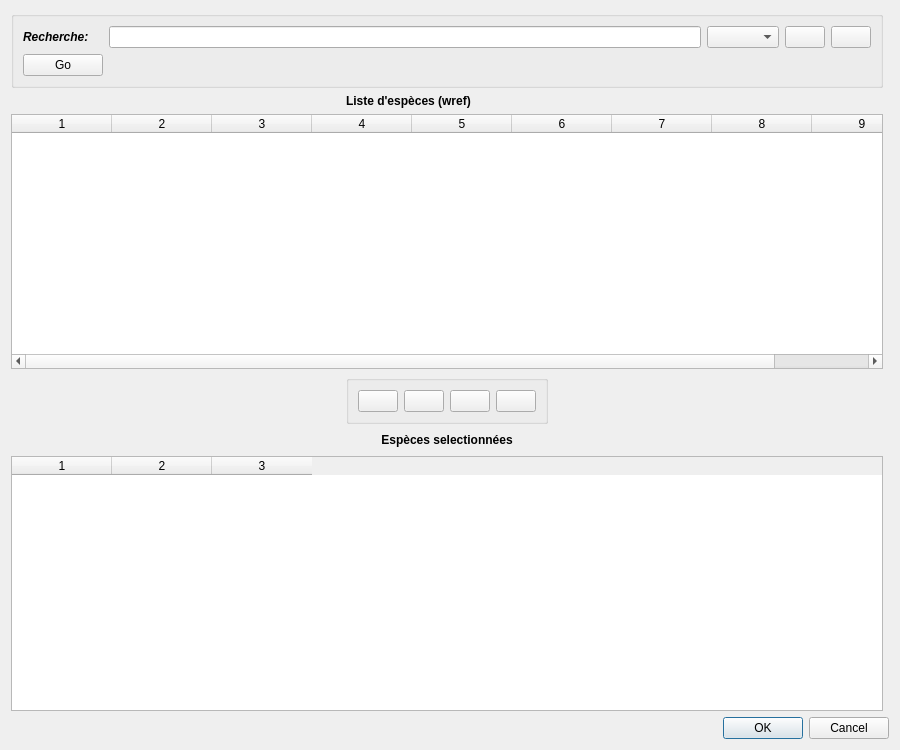
<?xml version="1.0" encoding="UTF-8"?>
<ui version="4.0">
 <class>Dialog</class>
 <widget class="QDialog" name="Dialog">
  <property name="geometry">
   <rect>
    <x>0</x>
    <y>0</y>
    <width>900</width>
    <height>750</height>
   </rect>
  </property>
  <property name="windowTitle">
   <string>Dialog</string>
  </property>
  <layout class="QGridLayout" name="gridLayout">
   <item row="12" column="2">
    <widget class="QLabel" name="label_2">
     <property name="font">
      <font>
       <weight>75</weight>
       <bold>true</bold>
      </font>
     </property>
     <property name="text">
      <string>Espèces selectionnées</string>
     </property>
     <property name="alignment">
      <set>Qt::AlignCenter</set>
     </property>
    </widget>
   </item>
   <item row="14" column="1" colspan="3">
    <widget class="QTableWidget" name="tab_flore_selected">
     <property name="columnCount">
      <number>3</number>
     </property>
     <column/>
     <column/>
     <column/>
    </widget>
   </item>
   <item row="15" column="3" colspan="2">
    <widget class="QDialogButtonBox" name="buttonBox">
     <property name="font">
      <font>
       <weight>50</weight>
       <italic>false</italic>
       <bold>false</bold>
      </font>
     </property>
     <property name="statusTip">
      <string/>
     </property>
     <property name="orientation">
      <enum>Qt::Horizontal</enum>
     </property>
     <property name="standardButtons">
      <set>QDialogButtonBox::Cancel|QDialogButtonBox::Ok</set>
     </property>
    </widget>
   </item>
   <item row="11" column="1">
    <spacer name="horizontalSpacer_2">
     <property name="orientation">
      <enum>Qt::Horizontal</enum>
     </property>
     <property name="sizeHint" stdset="0">
      <size>
       <width>40</width>
       <height>20</height>
      </size>
     </property>
    </spacer>
   </item>
   <item row="12" column="3">
    <spacer name="horizontalSpacer_4">
     <property name="orientation">
      <enum>Qt::Horizontal</enum>
     </property>
     <property name="sizeHint" stdset="0">
      <size>
       <width>40</width>
       <height>20</height>
      </size>
     </property>
    </spacer>
   </item>
   <item row="5" column="2">
    <widget class="QLabel" name="label">
     <property name="font">
      <font>
       <weight>75</weight>
       <bold>true</bold>
      </font>
     </property>
     <property name="text">
      <string>Liste d'espèces (wref)</string>
     </property>
    </widget>
   </item>
   <item row="11" column="3">
    <spacer name="horizontalSpacer">
     <property name="orientation">
      <enum>Qt::Horizontal</enum>
     </property>
     <property name="sizeHint" stdset="0">
      <size>
       <width>40</width>
       <height>20</height>
      </size>
     </property>
    </spacer>
   </item>
   <item row="9" column="1" colspan="3">
    <widget class="QTableWidget" name="matablewidget">
     <property name="frameShape">
      <enum>QFrame::StyledPanel</enum>
     </property>
     <property name="frameShadow">
      <enum>QFrame::Sunken</enum>
     </property>
     <property name="lineWidth">
      <number>1</number>
     </property>
     <property name="alternatingRowColors">
      <bool>true</bool>
     </property>
     <property name="showGrid">
      <bool>true</bool>
     </property>
     <property name="gridStyle">
      <enum>Qt::NoPen</enum>
     </property>
     <property name="wordWrap">
      <bool>false</bool>
     </property>
     <property name="columnCount">
      <number>9</number>
     </property>
     <column/>
     <column/>
     <column/>
     <column/>
     <column/>
     <column/>
     <column/>
     <column/>
     <column/>
    </widget>
   </item>
   <item row="12" column="1">
    <spacer name="horizontalSpacer_3">
     <property name="orientation">
      <enum>Qt::Horizontal</enum>
     </property>
     <property name="sizeHint" stdset="0">
      <size>
       <width>40</width>
       <height>20</height>
      </size>
     </property>
    </spacer>
   </item>
   <item row="11" column="2">
    <widget class="QGroupBox" name="groupBox_2">
     <property name="enabled">
      <bool>true</bool>
     </property>
     <property name="title">
      <string/>
     </property>
     <layout class="QHBoxLayout" name="horizontalLayout">
      <item>
       <widget class="QPushButton" name="vider_flore">
        <property name="toolTip">
         <string>Vider la liste des espèces selectionnées.</string>
        </property>
        <property name="text">
         <string/>
        </property>
       </widget>
      </item>
      <item>
       <widget class="QPushButton" name="unselect">
        <property name="toolTip">
         <string>Deselection dans les listes.</string>
        </property>
        <property name="text">
         <string/>
        </property>
       </widget>
      </item>
      <item>
       <widget class="QPushButton" name="btn_rmflore">
        <property name="toolTip">
         <string>Retirer une espèce.</string>
        </property>
        <property name="text">
         <string/>
        </property>
       </widget>
      </item>
      <item>
       <widget class="QPushButton" name="btn_ajoutflore">
        <property name="toolTip">
         <string>Ajouter une espèce</string>
        </property>
        <property name="statusTip">
         <string/>
        </property>
        <property name="text">
         <string/>
        </property>
       </widget>
      </item>
     </layout>
    </widget>
   </item>
   <item row="0" column="1" colspan="3">
    <widget class="QGroupBox" name="groupBox">
     <property name="title">
      <string/>
     </property>
     <layout class="QGridLayout" name="gridLayout_2">
      <item row="0" column="1">
       <widget class="QLineEdit" name="search_bar">
        <property name="inputMask">
         <string/>
        </property>
        <property name="text">
         <string/>
        </property>
       </widget>
      </item>
      <item row="0" column="0">
       <widget class="QLabel" name="label_3">
        <property name="font">
         <font>
          <weight>75</weight>
          <italic>true</italic>
          <bold>true</bold>
         </font>
        </property>
        <property name="text">
         <string>Recherche:</string>
        </property>
       </widget>
      </item>
      <item row="0" column="2">
       <widget class="QComboBox" name="combosearch"/>
      </item>
      <item row="0" column="3">
       <widget class="QPushButton" name="btn_visible">
        <property name="text">
         <string/>
        </property>
       </widget>
      </item>
      <item row="0" column="4">
       <widget class="QPushButton" name="btn_invisible">
        <property name="text">
         <string/>
        </property>
       </widget>
      </item>
      <item row="1" column="0">
       <widget class="QPushButton" name="searchButton">
        <property name="text">
         <string>Go</string>
        </property>
       </widget>
      </item>
     </layout>
    </widget>
   </item>
  </layout>
 </widget>
 <resources/>
 <connections>
  <connection>
   <sender>buttonBox</sender>
   <signal>accepted()</signal>
   <receiver>Dialog</receiver>
   <slot>accept()</slot>
   <hints>
    <hint type="sourcelabel">
     <x>248</x>
     <y>254</y>
    </hint>
    <hint type="destinationlabel">
     <x>157</x>
     <y>274</y>
    </hint>
   </hints>
  </connection>
  <connection>
   <sender>buttonBox</sender>
   <signal>rejected()</signal>
   <receiver>Dialog</receiver>
   <slot>reject()</slot>
   <hints>
    <hint type="sourcelabel">
     <x>316</x>
     <y>260</y>
    </hint>
    <hint type="destinationlabel">
     <x>286</x>
     <y>274</y>
    </hint>
   </hints>
  </connection>
 </connections>
</ui>
